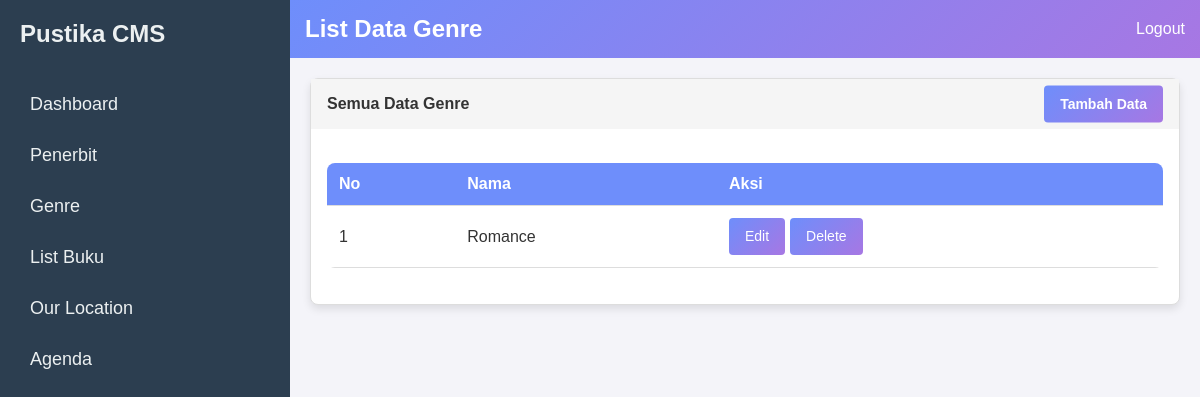
Before: /admin-genre/index (signed in) with the older database file.
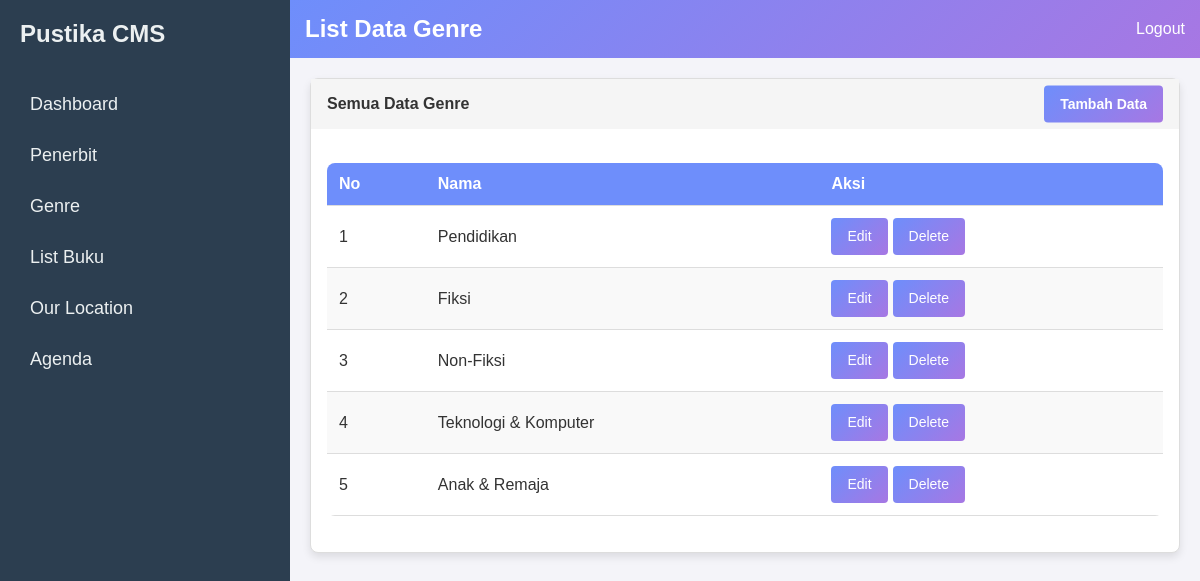
After: the same page with the newer database file.
### tables this page shows
CREATE TABLE `genre` (
  `id` int NOT NULL AUTO_INCREMENT,
  `nama` varchar(255) DEFAULT NULL,
  `created_at` timestamp NULL DEFAULT CURRENT_TIMESTAMP,
  PRIMARY KEY (`id`)
);

### Core/ResponseFactory.php (called while the page is built, shortened)
<?php
class ResponseFactory
{
    public static function view($config, $templates, $data = []): Response
    {
        extract($data);
        if (is_array($templates)) {
            foreach ($templates as $template) {
                include $config::VIEW_PATH . str_replace('.', DIRECTORY_SEPARATOR, $template) . '.php';
            }
        } else {
            include $config::VIEW_PATH . str_replace('.', DIRECTORY_SEPARATOR, $templates) . '.php';
        }
        $content = ob_get_clean();
        if (isset($data['layout'])) {
            $layoutPath = $config::VIEW_PATH . 'layouts/' . $data['layout'] . '.php';
            if (file_exists($layoutPath)) {
                $responseContent = ob_get_clean();
            } else {
                $responseContent = $content;
            }
        } else {
            $responseContent = $content;
        }
        return new Response($responseContent, [
            'Content-Type' => 'text/html'
        ], 200);
    }
}

### Core/helpers.php (called while the page is built, shortened)
<?php
if (!function_exists('view')) {
    function view($views, $data = [], $layout = null)
    {
        $data['layout'] = $layout;
        return ResponseFactory::view(app()->getConfig(), $views, $data);
    }
}
if (!function_exists('session')) {
    function session($key, ...$value)
    {
        return $_SESSION[$key] ?? null;
    }
}
if (!function_exists('auth')) {
    function auth(...$user)
    {
        $modelClass = 'App\\Models\\User';
        if (class_exists($modelClass)) {
            return session('user_auth') ?? new $modelClass();
        }
        throw new \Exception('User model configuration is missing or invalid.');
    }
}
if (!function_exists('app')) {
    function app()
    {
        return Pustika::getInstance();
    }
}

### App/Controllers/AdminGenreController.php (called while the page is built, shortened)
<?php
class AdminGenreController
{
    protected $genreModel;
    public function __construct()
    {
        $this->genreModel = new Genre();
    }
    public function index(Request $request)
    {
        $data = [
            'user' => auth(),
            'genres' => $this->genreModel->all()
        ];
        return view('admin/genre/index', $data, 'admin');
    }
}

### Core/Router.php (called while the page is built, shortened)
<?php
class Router
{
    protected $config;
    public function __construct($config)
    {
        $this->config = $config;
    }
    public function handle(Request $request): Response
    {
        $uri = $request->server('REQUEST_URI');
        $uri = str_replace($this->config::BASE_URL, "", $uri);
        $args = explode('/', trim($uri, '/'));
        if (1 === count($args)) {
            $controller = $this->config::DEFAULT_CONTROLLER;
            $method = array_shift($args) ?: $this->config::ACTION_INDEX;
        } else {
            $controller = array_shift($args);
            $method = array_shift($args);
        }
        $method = explode('?', $method, 2)[0];
        $controller = $this->convertToCamelCase($controller);
        $method = $this->convertToStudlyCaps($method);
        return $this->run($controller, $method, $args, $request);
    }
    protected function convertToCamelCase($value): string
    {
        return str_replace(' ', '', ucwords(str_replace('-', ' ', $value)));
    }
    protected function convertToStudlyCaps($value): string
    {
        return lcfirst($this->convertToCamelCase($value));
    }
    protected function run($controller, $method, $args, Request $request): Response
    {
        array_unshift($args, $request);
        $class = $this->config::CONTROLLER_NAMESPACE."\\{$controller}Controller";
        if (class_exists($class) && is_callable($toCall = [new $class, $method])) {
            $result = call_user_func_array($toCall, $args);
        } else {
            $class = $this->config::CONTROLLER_NAMESPACE.'\\'.$this->config::DEFAULT_CONTROLLER.'Controller';
            $result = call_user_func([new $class, $this->config::ACTION_404], $request);
        }
        return $result;
    }
}

### public/index.php (called while the page is built, shortened)
<?php
require_once dirname(__DIR__) . '/Core/helpers.php';
$app = Core\Pustika::getInstance(App\Config::class);

### Core/Database.php (called while the page is built, shortened)
<?php
final class Database
{
    private static $conn = null;
    public static function getConnection()
    {
        if (is_null(self::$conn)) {
            $c = app()->getConfig()::DB_CONFIG;
            $dsn = "mysql:host={$c['host']};dbname={$c['dbname']};";
            if (isset($c['port'])) {
                $dsn .= "port={$c['port']};";
            }
            self::$conn = new \PDO(
                $dsn,
                $c['username'],
                $c['password']
            );
            self::$conn->setAttribute(\PDO::ATTR_ERRMODE, \PDO::ERRMODE_EXCEPTION);
        }
        return self::$conn;
    }
}

### Core/Model.php (called while the page is built, shortened)
<?php
class Model
{
    protected $table = null;
    protected $query = '';
    protected $params = [];
    public function all($columns = ['*'], $fetchStyle = \PDO::FETCH_BOTH)
    {
        $columns = implode(",", $columns);
        $stmt = Database::getConnection()
            ->prepare("SELECT $columns FROM $this->table" . $this->query);
        $stmt->execute($this->params);
        return $stmt->fetchAll($fetchStyle);
    }
}

### App/Views/admin/genre/index.php (the view, shortened to what the changed rows need)
<header class="header">
    <h1>List Data Genre</h1>
</header>
<div class="card">
    <div class="card-body">
        <br>
        <table class="styled-table">
            <thead>
                <tr>
                    <th>No</th>
                    <th>Nama</th>
                    <th>Aksi</th>
                </tr>
            </thead>
            <tbody>
                <?php foreach ($genres as $row => $item): ?>
                <tr>
                    <td><?php echo htmlspecialchars($row + 1); ?></td>
                    <td><?php echo htmlspecialchars($item['nama']); ?></td>
                    <td>
                        <div class="btn-group">
                            <a href="/admin-genre/edit/<?php echo $item['id']; ?>"
                                class="btn btn-sm btn-primary">Edit</a>
                            <a href="/admin-genre/delete/<?php echo $item['id']; ?>" class="btn btn-sm btn-primary"
                                onclick="return confirm('Apakah anda yakin ingin menghapus data ini?')">Delete</a>
                        </div>
                    </td>
                </tr>
                <?php endforeach; ?>
            </tbody>
        </table>
    </div>
</div>

Changed rows visible on the page:
changed genre: nama "Romance" → "Pendidikan"
added genre: nama "Fiksi"
added genre: nama "Non-Fiksi"
added genre: nama "Teknologi & Komputer"
added genre: nama "Anak & Remaja"
